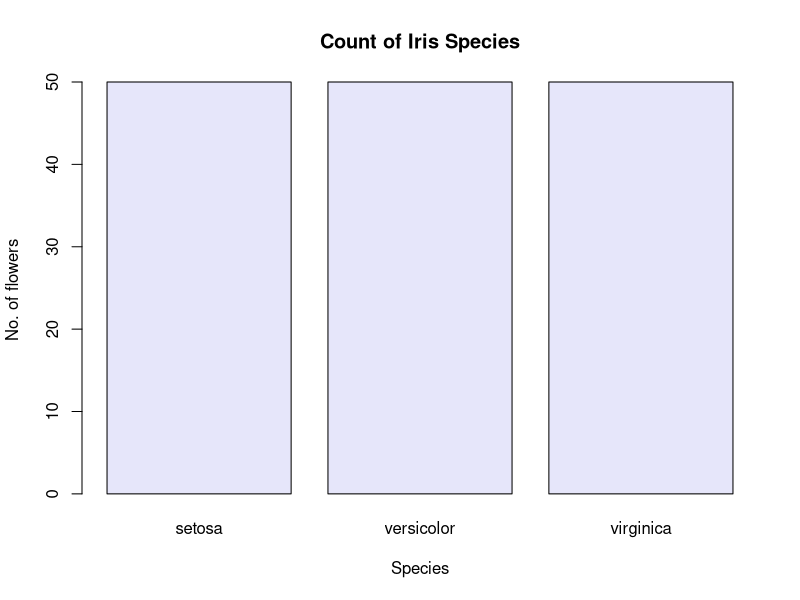
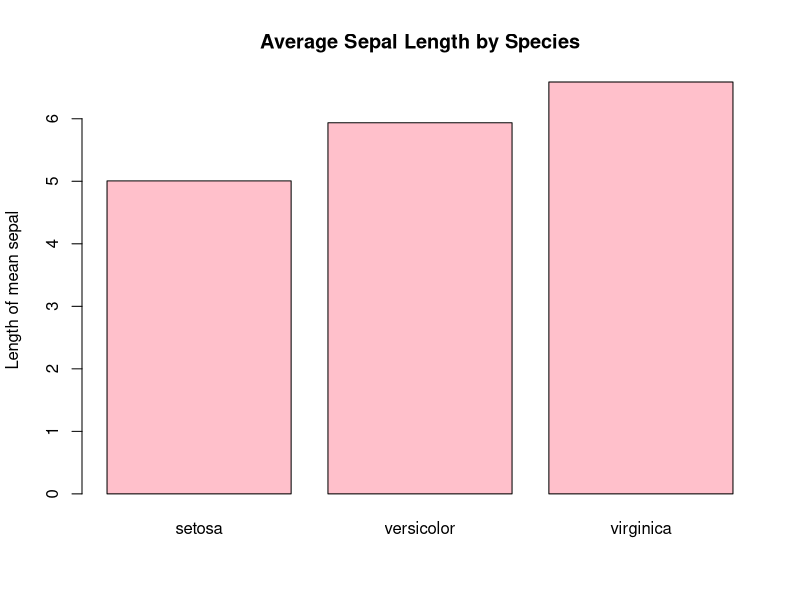
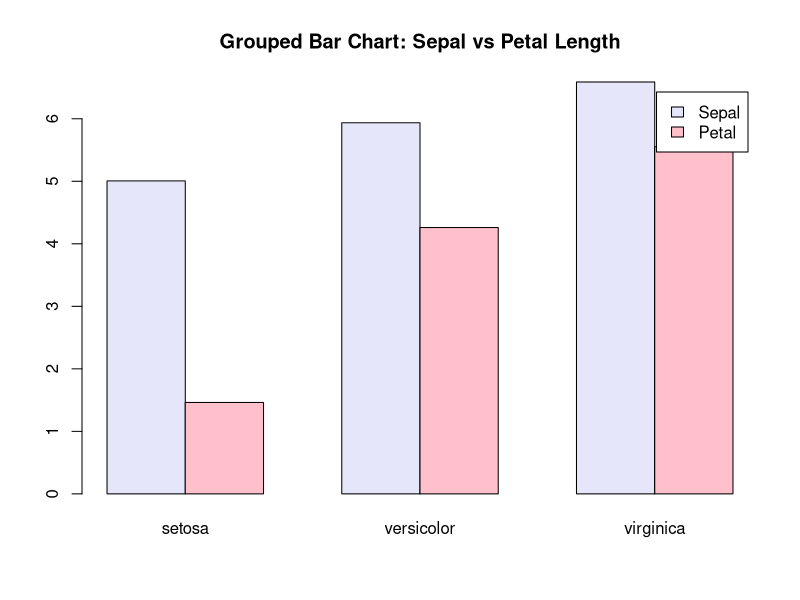
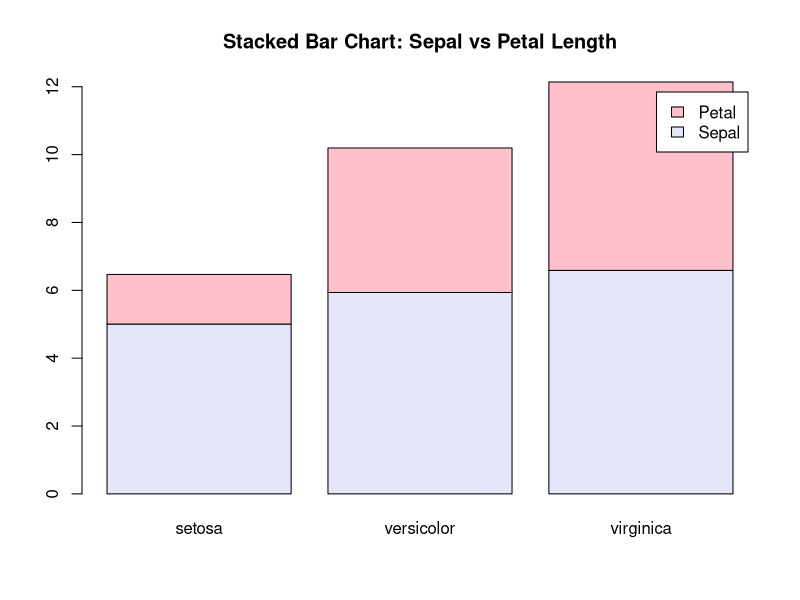

Source code (R) for these figures, in order:
iris
?iris

class(iris)
head(iris)
str(iris)
View(iris)

barplot(table(iris$Species),
        main = "Count of Iris Species",
        ylab = "No. of flowers",
        xlab = "Species",
        col = "lavender"
)

mean_sepal <- tapply(iris$Sepal.Length, iris$Species, mean)
mean_sepal

barplot(
  mean_sepal,
  col = "pink",
  main = "Average Sepal Length by Species",
  ylab = "Length of mean sepal"
)
group_means <- rbind(
  Sepal = tapply(iris$Sepal.Length, iris$Species, mean),
  Petal = tapply(iris$Petal.Length, iris$Species, mean)
)
group_means

barplot(
  group_means,
  beside = TRUE,
  col = c("lavender", "pink"),
  legend.text = TRUE,
  main = "Grouped Bar Chart: Sepal vs Petal Length"
)

barplot(
  group_means,
  beside = FALSE,
  col = c("lavender", "pink"),
  legend.text = TRUE,
  main = "Stacked Bar Chart: Sepal vs Petal Length"
)